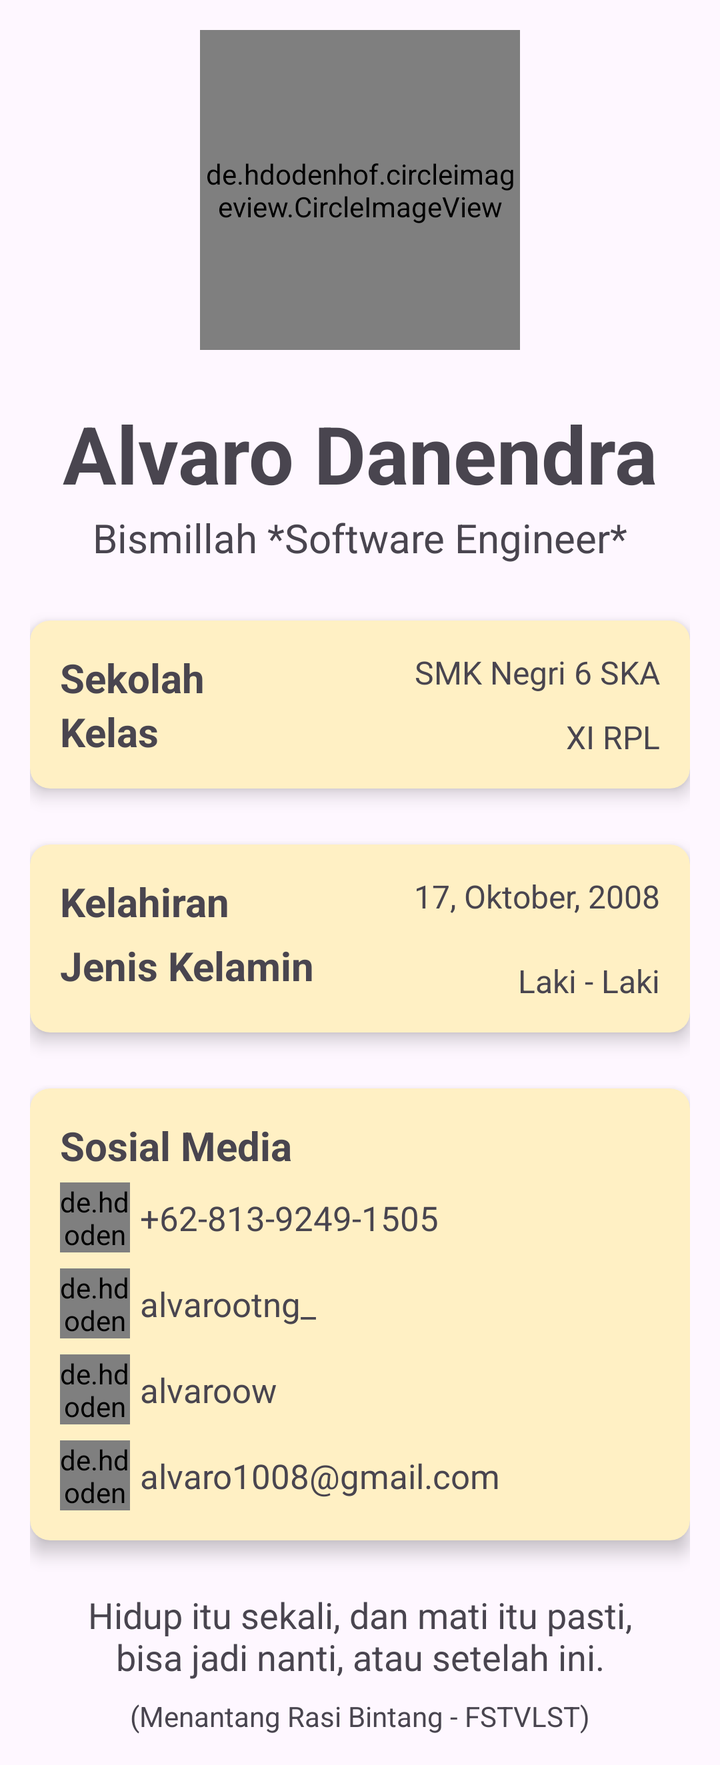
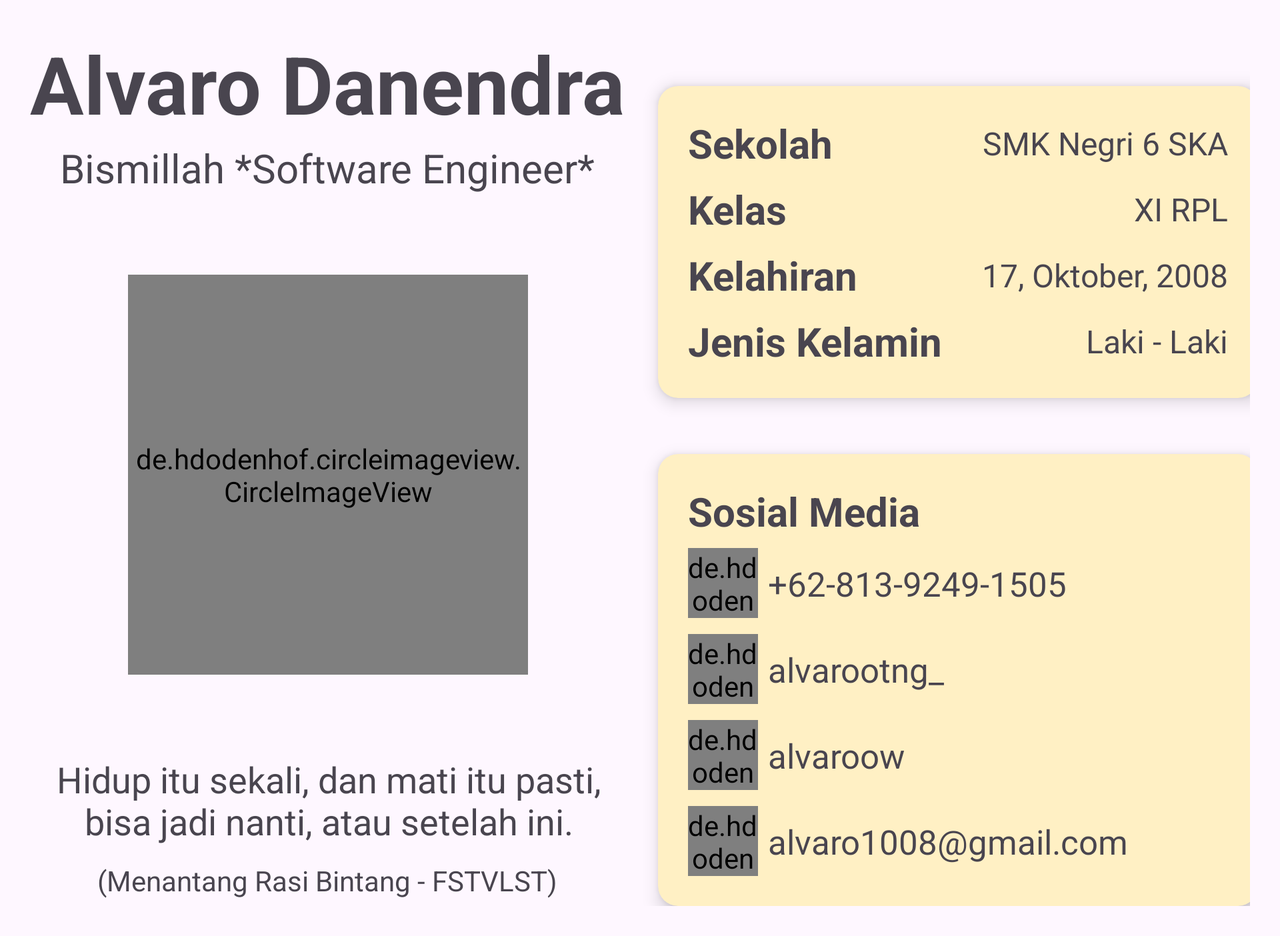

Two renders of one Android screen. The first uses the default layout on a phone; the second uses the alternative layout the repository ships for a different screen configuration, on a matching device. The two XML files are below.
<!-- AndroidManifest.xml: application theme Theme.AplikasiPertama -->
<!-- res/layout/activity_profile.xml -->
<?xml version="1.0" encoding="utf-8"?>
<ScrollView
    xmlns:android="http://schemas.android.com/apk/res/android"
    xmlns:app="http://schemas.android.com/apk/res-auto"
    xmlns:tools="http://schemas.android.com/tools"
    android:id="@+id/main"
    android:layout_width="match_parent"
    android:layout_height="match_parent"
    tools:context=".ProfileActivity"
    android:layout_margin="15dp">

    <androidx.constraintlayout.widget.ConstraintLayout
        android:layout_width="match_parent"
        android:layout_height="match_parent">

    <de.hdodenhof.circleimageview.CircleImageView
        android:id="@+id/civLogo"
        android:layout_width="160dp"
        android:layout_height="160dp"
        app:layout_constraintStart_toStartOf="parent"
        app:layout_constraintEnd_toEndOf="parent"
        app:layout_constraintTop_toTopOf="parent"
        android:src="@drawable/profil"/>

    <TextView
        android:id="@+id/tvNama"
        android:layout_width="wrap_content"
        android:layout_height="wrap_content"
        android:text="Alvaro Danendra"
        android:textStyle="bold"
        android:textSize="40dp"
        app:layout_constraintStart_toStartOf="parent"
        app:layout_constraintEnd_toEndOf="parent"
        app:layout_constraintTop_toBottomOf="@+id/civLogo"
        android:layout_marginTop="25dp"/>

    <TextView
        android:id="@+id/tvScndNama"
        android:layout_width="wrap_content"
        android:layout_height="wrap_content"
        android:text="@string/deskripsi_profil"
        android:textSize="20dp"
        android:layout_marginTop="2dp"
        app:layout_constraintStart_toStartOf="parent"
        app:layout_constraintEnd_toEndOf="parent"
        app:layout_constraintTop_toBottomOf="@+id/tvNama"/>

    <androidx.cardview.widget.CardView
        android:id="@+id/cvData"
        android:layout_width="match_parent"
        android:layout_height="wrap_content"
        app:cardCornerRadius="10dp"
        app:cardElevation="5dp"
        android:layout_marginVertical="28dp"
        app:layout_constraintTop_toBottomOf="@id/tvScndNama"
        android:backgroundTint="@color/cardparent">

        <androidx.constraintlayout.widget.ConstraintLayout
            android:layout_width="match_parent"
            android:layout_height="match_parent"
            android:layout_margin="15dp">

            <TextView
                android:id="@+id/tvSekolah"
                android:layout_width="wrap_content"
                android:layout_height="match_parent"
                android:text="@string/sekolah"
                android:textSize="20dp"
                android:textStyle="bold"
                app:layout_constraintStart_toStartOf="parent"
                tools:ignore="MissingConstraints" />

            <TextView
                android:layout_width="wrap_content"
                android:layout_height="match_parent"
                android:text="@string/nama_sekolah"
                android:textSize="16dp"
                app:layout_constraintEnd_toEndOf="parent"
                tools:ignore="MissingConstraints"/>

            <TextView
                android:layout_width="wrap_content"
                android:layout_height="match_parent"
                android:text="@string/kelas"
                android:textSize="20dp"
                android:textStyle="bold"
                app:layout_constraintStart_toStartOf="parent"
                app:layout_constraintTop_toBottomOf="@id/tvSekolah"/>

            <TextView
                android:layout_width="wrap_content"
                android:layout_height="match_parent"
                android:text="@string/nama_kelas"
                android:textSize="16dp"
                app:layout_constraintEnd_toEndOf="parent"
                tools:ignore="MissingConstraints"
                app:layout_constraintBottom_toBottomOf="parent"/>



        </androidx.constraintlayout.widget.ConstraintLayout>
    </androidx.cardview.widget.CardView>

    <androidx.cardview.widget.CardView
        android:id="@+id/cvData2"
        android:layout_width="match_parent"
        android:layout_height="wrap_content"
        app:cardCornerRadius="10dp"
        app:cardElevation="5dp"
        android:layout_marginVertical="28dp"
        app:layout_constraintTop_toBottomOf="@id/cvData"
        android:backgroundTint="@color/cardparent">

        <androidx.constraintlayout.widget.ConstraintLayout
            android:layout_width="match_parent"
            android:layout_height="match_parent"
            android:layout_margin="15dp"
            >

            <TextView
                android:id="@+id/tvKelahiran"
                android:layout_width="wrap_content"
                android:layout_height="wrap_content"
                android:text="@string/kelahiran"
                android:textSize="20dp"
                android:textStyle="bold"
                android:layout_marginVertical="5dp"
                app:layout_constraintStart_toStartOf="parent"
                tools:ignore="MissingConstraints" />

            <TextView
                android:layout_width="wrap_content"
                android:layout_height="wrap_content"
                android:text="@string/tanggal_lahir"
                android:textSize="16dp"
                android:layout_marginTop="5dp"
                app:layout_constraintEnd_toEndOf="parent"
                tools:ignore="MissingConstraints" />

            <TextView
                android:id="@+id/tvGender"
                android:layout_width="wrap_content"
                android:layout_height="wrap_content"
                android:text="@string/jenis_kelamin"
                android:textSize="20dp"
                android:textStyle="bold"
                android:layout_marginStart="16dp"
                android:layout_marginVertical="5dp"
                app:layout_constraintBottom_toBottomOf="parent"
                app:layout_constraintTop_toBottomOf="@id/tvKelahiran"
                tools:ignore="MissingConstraints" />

            <TextView
                android:layout_width="wrap_content"
                android:layout_height="wrap_content"
                android:text="@string/laki_laki"
                android:textSize="16dp"
                android:layout_marginTop="5dp"
                app:layout_constraintEnd_toEndOf="parent"
                app:layout_constraintBottom_toBottomOf="parent"
                tools:ignore="MissingConstraints" />

        </androidx.constraintlayout.widget.ConstraintLayout>
    </androidx.cardview.widget.CardView>

    <androidx.cardview.widget.CardView
        android:id="@+id/cvData3"
        android:layout_width="match_parent"
        android:layout_height="wrap_content"
        app:cardCornerRadius="10dp"
        app:cardElevation="5dp"
        android:layout_marginVertical="28dp"
        app:layout_constraintTop_toBottomOf="@id/cvData2"
        android:backgroundTint="@color/cardparent">

        <androidx.constraintlayout.widget.ConstraintLayout
            android:layout_width="match_parent"
            android:layout_height="match_parent"
            android:layout_margin="15dp"
            >

            <TextView
                android:id="@+id/tvSosmed"
                android:layout_width="wrap_content"
                android:layout_height="wrap_content"
                android:text="@string/sosial_media"
                android:textSize="20dp"
                android:textStyle="bold"
                app:layout_constraintStart_toStartOf="parent"
                tools:ignore="MissingConstraints" />

            <de.hdodenhof.circleimageview.CircleImageView
                android:id="@+id/civWa"
                android:layout_width="35dp"
                android:layout_height="35dp"
                android:src="@drawable/logowa"
                android:layout_marginTop="5dp"
                app:layout_constraintTop_toBottomOf="@id/tvSosmed"
                tools:ignore="MissingConstraints"/>

            <TextView
                android:layout_width="wrap_content"
                android:layout_height="wrap_content"
                android:text="+62-813-9249-1505"
                android:textSize="17sp"
                android:layout_marginStart="5dp"
                app:layout_constraintStart_toEndOf="@id/civWa"
                app:layout_constraintTop_toTopOf="@id/civWa"
                app:layout_constraintBottom_toBottomOf="@id/civWa"/>

            <de.hdodenhof.circleimageview.CircleImageView
                android:id="@+id/civIg"
                android:layout_width="35dp"
                android:layout_height="35dp"
                android:layout_marginTop="8dp"
                android:src="@drawable/logoig"
                app:layout_constraintTop_toBottomOf="@id/civWa"
                tools:ignore="MissingConstraints"/>

            <TextView
                android:layout_width="wrap_content"
                android:layout_height="wrap_content"
                android:text="alvarootng_"
                android:textSize="17sp"
                android:layout_marginStart="5dp"
                app:layout_constraintStart_toEndOf="@id/civIg"
                app:layout_constraintTop_toTopOf="@id/civIg"
                app:layout_constraintBottom_toBottomOf="@id/civIg"/>

            <de.hdodenhof.circleimageview.CircleImageView
                android:id="@+id/civGithub"
                android:layout_width="35dp"
                android:layout_height="35dp"
                android:layout_marginTop="8dp"
                android:src="@drawable/logogithub"
                app:layout_constraintTop_toBottomOf="@id/civIg"
                tools:ignore="MissingConstraints"/>

            <TextView
                android:layout_width="wrap_content"
                android:layout_height="wrap_content"
                android:text="alvaroow"
                android:textSize="17sp"
                android:layout_marginStart="5dp"
                app:layout_constraintStart_toEndOf="@id/civGithub"
                app:layout_constraintTop_toTopOf="@id/civGithub"
                app:layout_constraintBottom_toBottomOf="@id/civGithub"/>

            <de.hdodenhof.circleimageview.CircleImageView
                android:id="@+id/civEmail"
                android:layout_width="35dp"
                android:layout_height="35dp"
                android:layout_marginTop="8dp"
                android:src="@drawable/logoemail"
                app:layout_constraintTop_toBottomOf="@id/civGithub"
                tools:ignore="MissingConstraints"/>

            <TextView
                android:layout_width="wrap_content"
                android:layout_height="wrap_content"
                android:text="alvaro1008@gmail.com"
                android:textSize="17sp"
                android:layout_marginStart="5dp"
                app:layout_constraintStart_toEndOf="@id/civEmail"
                app:layout_constraintTop_toTopOf="@id/civEmail"
                app:layout_constraintBottom_toBottomOf="@id/civEmail"/>

        </androidx.constraintlayout.widget.ConstraintLayout>
    </androidx.cardview.widget.CardView>

        <TextView
            android:id="@+id/tvQuotes"
            android:layout_width="300dp"
            android:layout_height="wrap_content"
            android:textAlignment="center"
            android:text="@string/quotes"
            app:layout_constraintStart_toStartOf="parent"
            app:layout_constraintEnd_toEndOf="parent"
            app:layout_constraintTop_toBottomOf="@id/cvData3"
            android:layout_marginTop="25dp"
            android:textSize="18dp"/>

        <TextView
            android:layout_width="wrap_content"
            android:layout_height="wrap_content"
            android:text="@string/sumber_quotes"
            android:layout_marginTop="8dp"
            app:layout_constraintStart_toStartOf="parent"
            app:layout_constraintEnd_toEndOf="parent"
            app:layout_constraintTop_toBottomOf="@id/tvQuotes"/>

    </androidx.constraintlayout.widget.ConstraintLayout>
</ScrollView>
<!-- resources referenced by this layout -->
<resources>
  <color name="cardparent">#FFF0C4</color>
  <!-- drawable logogithub: png bitmap (drawable, 1729 bytes) -->
  <!-- drawable profil: jpeg bitmap (drawable, 112357 bytes) -->
  <string name="deskripsi_profil">Bismillah *Software Engineer*</string>
  <string name="jenis_kelamin">Jenis Kelamin</string>
  <string name="kelahiran">Kelahiran</string>
  <string name="kelas">Kelas</string>
  <string name="laki_laki">Laki - Laki</string>
  <string name="nama_kelas">XI RPL</string>
  <string name="nama_sekolah">SMK Negri 6 SKA</string>
  <string name="quotes">Hidup itu sekali, dan mati itu pasti, bisa jadi nanti, atau setelah ini.</string>
  <string name="sekolah">Sekolah</string>
  <string name="sosial_media">Sosial Media</string>
  <string name="sumber_quotes">(Menantang Rasi Bintang - FSTVLST)</string>
  <string name="tanggal_lahir">17, Oktober, 2008</string>
  <style name="Theme.AplikasiPertama" parent="Base.Theme.AplikasiPertama" />
  <style name="Base.Theme.AplikasiPertama" parent="Theme.Material3.Light.NoActionBar">
          
          
      </style>
</resources>
<!-- res/layout-land/activity_profile.xml (the repository's variant of the layout above) -->
<!-- drawn on the phone turned sideways -->
<?xml version="1.0" encoding="utf-8"?>
<ScrollView
    xmlns:android="http://schemas.android.com/apk/res/android"
    xmlns:app="http://schemas.android.com/apk/res-auto"
    xmlns:tools="http://schemas.android.com/tools"
    android:id="@+id/main"
    android:layout_width="match_parent"
    android:layout_height="match_parent"
    tools:context=".ProfileActivity"
    android:layout_margin="15dp">

    <androidx.constraintlayout.widget.ConstraintLayout
        android:layout_width="match_parent"
        android:layout_height="match_parent">

        <TextView
            android:id="@+id/tvNama"
            android:layout_width="wrap_content"
            android:layout_height="wrap_content"
            android:text="Alvaro Danendra"
            android:textSize="40dp"
            android:textStyle="bold"
            app:layout_constraintStart_toStartOf="parent"/>
    <TextView
        android:id="@+id/tvScndNama"
        android:layout_width="wrap_content"
        android:layout_height="wrap_content"
        android:text="@string/deskripsi_profil"
        android:textSize="20dp"
        android:layout_marginTop="2dp"
        app:layout_constraintStart_toStartOf="@id/tvNama"
        app:layout_constraintEnd_toEndOf="@id/tvNama"
        app:layout_constraintTop_toBottomOf="@+id/tvNama"/>

        <de.hdodenhof.circleimageview.CircleImageView
            android:id="@+id/civLogo"
            android:layout_width="200dp"
            android:layout_height="200dp"
            android:layout_marginTop="40dp"
            app:layout_constraintStart_toStartOf="@id/tvNama"
            app:layout_constraintEnd_toEndOf="@id/tvNama"
            app:layout_constraintTop_toBottomOf="@id/tvScndNama"
            android:src="@drawable/profil"/>

        <TextView
            android:id="@+id/tvQuotes"
            android:layout_width="300dp"
            android:layout_height="wrap_content"
            android:textAlignment="center"
            android:layout_marginTop="40dp"
            android:text="@string/quotes"
            app:layout_constraintStart_toStartOf="@id/tvNama"
            app:layout_constraintEnd_toEndOf="@id/tvNama"
            app:layout_constraintTop_toBottomOf="@id/civLogo"
            android:textSize="18dp"/>

        <TextView
            android:layout_width="wrap_content"
            android:layout_height="wrap_content"
            android:text="@string/sumber_quotes"
            android:layout_marginTop="8dp"
            app:layout_constraintStart_toStartOf="@id/tvNama"
            app:layout_constraintEnd_toEndOf="@id/tvNama"
            app:layout_constraintTop_toBottomOf="@id/tvQuotes"/>

        <androidx.cardview.widget.CardView
            android:id="@+id/cvData"
            android:layout_width="300dp"
            android:layout_height="wrap_content"
            android:layout_marginVertical="28dp"
            android:backgroundTint="@color/cardparent"
            app:cardCornerRadius="10dp"
            android:layout_marginStart="20dp"
            app:cardElevation="5dp"
            app:layout_constraintEnd_toEndOf="parent"
            app:layout_constraintStart_toEndOf="@+id/tvNama"
            app:layout_constraintTop_toTopOf="parent">


            <androidx.constraintlayout.widget.ConstraintLayout
                android:layout_width="match_parent"
                android:layout_height="wrap_content"
                android:layout_margin="15dp">

                <TextView
                    android:id="@+id/tvSekolah"
                    android:layout_width="wrap_content"
                    android:layout_height="match_parent"
                    android:text="@string/sekolah"
                    android:textSize="20dp"
                    android:textStyle="bold"
                    app:layout_constraintStart_toStartOf="parent"
                    tools:ignore="MissingConstraints" />

                <TextView
                    android:id="@+id/tvSmk6"
                    android:layout_width="wrap_content"
                    android:layout_height="match_parent"
                    android:text="@string/nama_sekolah"
                    android:textSize="16dp"
                    app:layout_constraintTop_toTopOf="@id/tvSekolah"
                    app:layout_constraintBottom_toBottomOf="@id/tvSekolah"
                    app:layout_constraintEnd_toEndOf="parent"
                    tools:ignore="MissingConstraints" />

                <TextView
                    android:id="@+id/tvKelas"
                    android:layout_width="wrap_content"
                    android:layout_height="match_parent"
                    android:text="@string/kelas"
                    android:textSize="20dp"
                    android:layout_marginTop="6dp"
                    android:textStyle="bold"
                    app:layout_constraintStart_toStartOf="parent"
                    app:layout_constraintTop_toBottomOf="@id/tvSekolah" />

                <TextView
                    android:id="@+id/tvXirpl"
                    android:layout_width="wrap_content"
                    android:layout_height="match_parent"
                    android:text="@string/nama_kelas"
                    android:textSize="16dp"
                    app:layout_constraintTop_toTopOf="@id/tvKelas"
                    app:layout_constraintBottom_toBottomOf="@id/tvKelas"
                    app:layout_constraintTop_toBottomOf="@id/tvSmk6"
                    app:layout_constraintEnd_toEndOf="parent"
                    tools:ignore="MissingConstraints" />

                <TextView
                    android:id="@+id/tvKelahiran"
                    android:layout_width="wrap_content"
                    android:layout_height="wrap_content"
                    android:text="@string/kelahiran"
                    android:textSize="20dp"
                    android:layout_marginTop="6dp"
                    android:textStyle="bold"
                    app:layout_constraintTop_toBottomOf="@id/tvKelas"
                    app:layout_constraintStart_toStartOf="parent"
                    tools:ignore="MissingConstraints" />

                <TextView
                    android:layout_width="wrap_content"
                    android:layout_height="wrap_content"
                    android:text="@string/tanggal_lahir"
                    android:textSize="16dp"
                    app:layout_constraintTop_toTopOf="@id/tvKelahiran"
                    app:layout_constraintBottom_toBottomOf="@id/tvKelahiran"
                    app:layout_constraintTop_toBottomOf="@id/tvXirpl"
                    app:layout_constraintEnd_toEndOf="parent"/>

                <TextView
                    android:id="@+id/tvGender"
                    android:layout_width="wrap_content"
                    android:layout_height="wrap_content"
                    android:text="@string/jenis_kelamin"
                    android:textSize="20dp"
                    android:layout_marginTop="6dp"
                    android:textStyle="bold"
                    app:layout_constraintBottom_toBottomOf="parent"
                    app:layout_constraintTop_toBottomOf="@id/tvKelahiran"
                    tools:ignore="MissingConstraints" />

                <TextView
                    android:layout_width="wrap_content"
                    android:layout_height="wrap_content"
                    android:text="@string/laki_laki"
                    android:textSize="16dp"
                    app:layout_constraintEnd_toEndOf="parent"
                    app:layout_constraintBottom_toBottomOf="@id/tvGender"
                    app:layout_constraintTop_toTopOf="@id/tvGender" />



            </androidx.constraintlayout.widget.ConstraintLayout>
        </androidx.cardview.widget.CardView>

        <androidx.cardview.widget.CardView
            android:id="@+id/cvData3"
            android:layout_width="300dp"
            android:layout_height="wrap_content"
            app:cardCornerRadius="10dp"
            app:cardElevation="5dp"
            android:layout_marginStart="20dp"
            android:layout_marginVertical="28dp"
            app:layout_constraintTop_toBottomOf="@id/cvData"
            app:layout_constraintEnd_toEndOf="parent"
            app:layout_constraintStart_toEndOf="@+id/tvNama"
            android:backgroundTint="@color/cardparent">

            <androidx.constraintlayout.widget.ConstraintLayout
                android:layout_width="match_parent"
                android:layout_height="match_parent"
                android:layout_margin="15dp"
                >

                <TextView
                    android:id="@+id/tvSosmed"
                    android:layout_width="wrap_content"
                    android:layout_height="wrap_content"
                    android:text="@string/sosial_media"
                    android:textSize="20dp"
                    android:textStyle="bold"
                    app:layout_constraintStart_toStartOf="parent"
                    tools:ignore="MissingConstraints" />

                <de.hdodenhof.circleimageview.CircleImageView
                    android:id="@+id/civWa"
                    android:layout_width="35dp"
                    android:layout_height="35dp"
                    android:src="@drawable/logowa"
                    android:layout_marginTop="5dp"
                    app:layout_constraintTop_toBottomOf="@id/tvSosmed"
                    tools:ignore="MissingConstraints"/>

                <TextView
                    android:layout_width="wrap_content"
                    android:layout_height="wrap_content"
                    android:text="+62-813-9249-1505"
                    android:textSize="17sp"
                    android:layout_marginStart="5dp"
                    app:layout_constraintStart_toEndOf="@id/civWa"
                    app:layout_constraintTop_toTopOf="@id/civWa"
                    app:layout_constraintBottom_toBottomOf="@id/civWa"/>

                <de.hdodenhof.circleimageview.CircleImageView
                    android:id="@+id/civIg"
                    android:layout_width="35dp"
                    android:layout_height="35dp"
                    android:layout_marginTop="8dp"
                    android:src="@drawable/logoig"
                    app:layout_constraintTop_toBottomOf="@id/civWa"
                    tools:ignore="MissingConstraints"/>

                <TextView
                    android:layout_width="wrap_content"
                    android:layout_height="wrap_content"
                    android:text="alvarootng_"
                    android:textSize="17sp"
                    android:layout_marginStart="5dp"
                    app:layout_constraintStart_toEndOf="@id/civIg"
                    app:layout_constraintTop_toTopOf="@id/civIg"
                    app:layout_constraintBottom_toBottomOf="@id/civIg"/>

                <de.hdodenhof.circleimageview.CircleImageView
                    android:id="@+id/civGithub"
                    android:layout_width="35dp"
                    android:layout_height="35dp"
                    android:layout_marginTop="8dp"
                    android:src="@drawable/logogithub"
                    app:layout_constraintTop_toBottomOf="@id/civIg"
                    tools:ignore="MissingConstraints"/>

                <TextView
                    android:layout_width="wrap_content"
                    android:layout_height="wrap_content"
                    android:text="alvaroow"
                    android:textSize="17sp"
                    android:layout_marginStart="5dp"
                    app:layout_constraintStart_toEndOf="@id/civGithub"
                    app:layout_constraintTop_toTopOf="@id/civGithub"
                    app:layout_constraintBottom_toBottomOf="@id/civGithub"/>

                <de.hdodenhof.circleimageview.CircleImageView
                    android:id="@+id/civEmail"
                    android:layout_width="35dp"
                    android:layout_height="35dp"
                    android:layout_marginTop="8dp"
                    android:src="@drawable/logoemail"
                    app:layout_constraintTop_toBottomOf="@id/civGithub"
                    tools:ignore="MissingConstraints"/>

                <TextView
                    android:layout_width="wrap_content"
                    android:layout_height="wrap_content"
                    android:text="alvaro1008@gmail.com"
                    android:textSize="17sp"
                    android:layout_marginStart="5dp"
                    app:layout_constraintStart_toEndOf="@id/civEmail"
                    app:layout_constraintTop_toTopOf="@id/civEmail"
                    app:layout_constraintBottom_toBottomOf="@id/civEmail"/>

            </androidx.constraintlayout.widget.ConstraintLayout>
        </androidx.cardview.widget.CardView>

    </androidx.constraintlayout.widget.ConstraintLayout>
</ScrollView>
